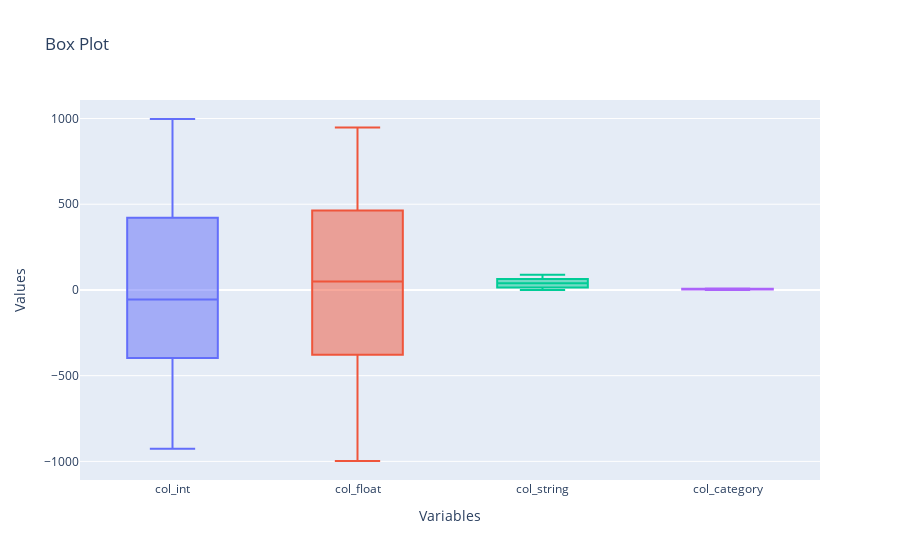

Write notebook code for a chart like this one.
### Code cell
Graphs_eda.box_plot(df)

### Figure 1 — Plotly figure (JSON) as saved in the notebook; plotly's stock layout.template omitted (floating-point values rounded to 4 significant figures)
{"data": [{"alignmentgroup": "True", "hovertemplate": "variable=%{x}<br>value=%{y}<extra></extra>", "legendgroup": "col_int", "marker": {"color": "#636EFA"}, "name": "col_int", "notched": false, "offsetgroup": "col_int", "orientation": "v", "showlegend": true, "type": "box", "x": ["col_int", "col_int", "col_int", "col_int", "col_int", "col_int", "col_int", "col_int", "col_int", "col_int", "col_int", "col_int", "col_int", "col_int", "col_int", "col_int", "col_int", "col_int", "col_int", "col_int", "col_int", "col_int", "col_int", "col_int", "col_int", "col_int", "col_int", "col_int", "col_int", "col_int", "col_int", "col_int", "col_int", "col_int", "col_int", "col_int", "col_int", "col_int", "col_int", "col_int", "col_int", "col_int", "col_int", "col_int", "col_int", "col_int", "col_int", "col_int", "col_int", "col_int", "col_int", "col_int", "col_int", "col_int", "col_int", "col_int", "col_int", "col_int", "col_int", "col_int", "col_int", "col_int", "col_int", "col_int", "col_int", "col_int", "col_int", "col_int", "col_int", "col_int", "col_int", "col_int", "col_int", "col_int", "col_int", "col_int", "col_int", "col_int", "col_int", "col_int", "col_int", "col_int", "col_int", "col_int", "col_int", "col_int", "col_int", "col_int", "col_int", "col_int", "col_int", "col_int", "col_int", "col_int", "col_int", "col_int", "col_int", "col_int", "col_int", "col_int"], "x0": " ", "xaxis": "x", "y": [-760, -705, 128, -278, -56, 875, 583, -787, -56, 128, 721, -628, -56, -56, 114, -620, 724, -590, -104, 634, 993, -317, -485, -56, -565, -43, -479, -56, 537, -699, 851, -157, -228, -369, -173, 139, 424, 491, 849, -47, -169, -752, -330, 219, 866, 51, 417, 151, 622, 570, -320, -451, 932, -409, 595, -541, -745, -418, -311, 142, -382, -890, 293, 950, 983, -895, 399, -560, -866, -236, -56, 790, -56, 732, 171, -385, -56, -56, 732, -907, -256, -56, -737, -926, -899, -158, -56, -56, -199, 997, 803, 545, -56, -56, 296, 606, 406, -642, -29, -56], "y0": " ", "yaxis": "y"}, {"alignmentgroup": "True", "hovertemplate": "variable=%{x}<br>value=%{y}<extra></extra>", "legendgroup": "col_float", "marker": {"color": "#EF553B"}, "name": "col_float", "notched": false, "offsetgroup": "col_float", "orientation": "v", "showlegend": true, "type": "box", "x": ["col_float", "col_float", "col_float", "col_float", "col_float", "col_float", "col_float", "col_float", "col_float", "col_float", "col_float", "col_float", "col_float", "col_float", "col_float", "col_float", "col_float", "col_float", "col_float", "col_float", "col_float", "col_float", "col_float", "col_float", "col_float", "col_float", "col_float", "col_float", "col_float", "col_float", "col_float", "col_float", "col_float", "col_float", "col_float", "col_float", "col_float", "col_float", "col_float", "col_float", "col_float", "col_float", "col_float", "col_float", "col_float", "col_float", "col_float", "col_float", "col_float", "col_float", "col_float", "col_float", "col_float", "col_float", "col_float", "col_float", "col_float", "col_float", "col_float", "col_float", "col_float", "col_float", "col_float", "col_float", "col_float", "col_float", "col_float", "col_float", "col_float", "col_float", "col_float", "col_float", "col_float", "col_float", "col_float", "col_float", "col_float", "col_float", "col_float", "col_float", "col_float", "col_float", "col_float", "col_float", "col_float", "col_float", "col_float", "col_float", "col_float", "col_float", "col_float", "col_float", "col_float", "col_float", "col_float", "col_float", "col_float", "col_float", "col_float", "col_float"], "x0": " ", "xaxis": "x", "y": [29.47, 264.2, 48.84, -304.5, -771.4, 48.84, -554.5, 642.2, -997.7, -556.1, 48.84, 803.8, -397.2, 682.1, 302.5, 34.12, 63.57, 776.5, -360.0, 608.4, 48.84, -608.7, 605.5, 895.7, 245.0, 153.0, -413.9, -370.0, 23.21, 392.6, -291.9, 476.1, -970.1, 932.6, -454.3, 412.0, 192.4, 948.1, 859.0, 451.3, 682.0, 330.0, -635.1, -357.2, -731.8, -896.9, 883.3, -814.3, -419.3, -64.71, 48.84, -394.6, 48.84, 48.84, 937.7, -625.4, 671.9, 581.2, 316.2, 393.6, 711.0, 48.84, -395.0, -344.9, -5.804, 791.9, 150.0, -7.161, 72.43, -937.7, 72.51, 344.2, -123.4, 526.6, 48.84, -991.8, 537.9, -545.3, 442.6, 544.4, 594.8, -378.5, 33.06, -566.4, 126.5, 48.84, -757.1, -503.1, 20.27, -308.3, -567.2, 48.84, -377.6, 544.8, 603.0, -178.2, 76.44, 618.0, 48.84, -136.0], "y0": " ", "yaxis": "y"}, {"alignmentgroup": "True", "hovertemplate": "variable=%{x}<br>value=%{y}<extra></extra>", "legendgroup": "col_string", "marker": {"color": "#00CC96"}, "name": "col_string", "notched": false, "offsetgroup": "col_string", "orientation": "v", "showlegend": true, "type": "box", "x": ["col_string", "col_string", "col_string", "col_string", "col_string", "col_string", "col_string", "col_string", "col_string", "col_string", "col_string", "col_string", "col_string", "col_string", "col_string", "col_string", "col_string", "col_string", "col_string", "col_string", "col_string", "col_string", "col_string", "col_string", "col_string", "col_string", "col_string", "col_string", "col_string", "col_string", "col_string", "col_string", "col_string", "col_string", "col_string", "col_string", "col_string", "col_string", "col_string", "col_string", "col_string", "col_string", "col_string", "col_string", "col_string", "col_string", "col_string", "col_string", "col_string", "col_string", "col_string", "col_string", "col_string", "col_string", "col_string", "col_string", "col_string", "col_string", "col_string", "col_string", "col_string", "col_string", "col_string", "col_string", "col_string", "col_string", "col_string", "col_string", "col_string", "col_string", "col_string", "col_string", "col_string", "col_string", "col_string", "col_string", "col_string", "col_string", "col_string", "col_string", "col_string", "col_string", "col_string", "col_string", "col_string", "col_string", "col_string", "col_string", "col_string", "col_string", "col_string", "col_string", "col_string", "col_string", "col_string", "col_string", "col_string", "col_string", "col_string", "col_string"], "x0": " ", "xaxis": "x", "y": [0, 85, 2, 36, 26, 83, 46, 0, 39, 73, 52, 0, 86, 8, 47, 9, 0, 5, 42, 35, 19, 79, 31, 21, 74, 55, 27, 6, 17, 88, 33, 51, 20, 76, 30, 11, 0, 69, 45, 71, 18, 40, 53, 89, 56, 0, 68, 43, 65, 72, 0, 67, 44, 84, 32, 34, 16, 77, 64, 61, 37, 14, 10, 7, 0, 58, 57, 3, 24, 22, 28, 60, 59, 78, 54, 4, 41, 13, 48, 82, 62, 80, 12, 50, 25, 75, 49, 66, 81, 63, 0, 23, 70, 15, 29, 1, 0, 38, 87, 0], "y0": " ", "yaxis": "y"}, {"alignmentgroup": "True", "hovertemplate": "variable=%{x}<br>value=%{y}<extra></extra>", "legendgroup": "col_category", "marker": {"color": "#AB63FA"}, "name": "col_category", "notched": false, "offsetgroup": "col_category", "orientation": "v", "showlegend": true, "type": "box", "x": ["col_category", "col_category", "col_category", "col_category", "col_category", "col_category", "col_category", "col_category", "col_category", "col_category", "col_category", "col_category", "col_category", "col_category", "col_category", "col_category", "col_category", "col_category", "col_category", "col_category", "col_category", "col_category", "col_category", "col_category", "col_category", "col_category", "col_category", "col_category", "col_category", "col_category", "col_category", "col_category", "col_category", "col_category", "col_category", "col_category", "col_category", "col_category", "col_category", "col_category", "col_category", "col_category", "col_category", "col_category", "col_category", "col_category", "col_category", "col_category", "col_category", "col_category", "col_category", "col_category", "col_category", "col_category", "col_category", "col_category", "col_category", "col_category", "col_category", "col_category", "col_category", "col_category", "col_category", "col_category", "col_category", "col_category", "col_category", "col_category", "col_category", "col_category", "col_category", "col_category", "col_category", "col_category", "col_category", "col_category", "col_category", "col_category", "col_category", "col_category", "col_category", "col_category", "col_category", "col_category", "col_category", "col_category", "col_category", "col_category", "col_category", "col_category", "col_category", "col_category", "col_category", "col_category", "col_category", "col_category", "col_category", "col_category", "col_category", "col_category"], "x0": " ", "xaxis": "x", "y": [1, 8, 7, 5, 1, 5, 2, 4, 9, 2, 4, 8, 8, 5, 8, 5, 8, 4, 3, 1, 6, 4, 4, 9, 5, 7, 9, 5, 3, 3, 5, 1, 1, 5, 7, 4, 5, 9, 8, 8, 7, 8, 3, 5, 5, 1, 3, 3, 2, 4, 1, 9, 5, 7, 2, 0, 5, 5, 2, 7, 2, 9, 4, 0, 8, 6, 8, 3, 9, 6, 0, 5, 5, 0, 1, 7, 7, 8, 3, 0, 5, 9, 2, 6, 5, 9, 5, 5, 7, 6, 5, 5, 8, 0, 7, 1, 5, 1, 3, 4], "y0": " ", "yaxis": "y"}], "layout": {"boxmode": "overlay", "legend": {"title": {"text": "variable"}, "tracegroupgap": 0}, "showlegend": false, "title": {"text": "Box Plot"}, "xaxis": {"anchor": "y", "categoryarray": ["col_int", "col_float", "col_string", "col_category"], "categoryorder": "array", "domain": [0, 1], "title": {"text": "Variables"}}, "yaxis": {"anchor": "x", "domain": [0, 1], "title": {"text": "Values"}}}}
